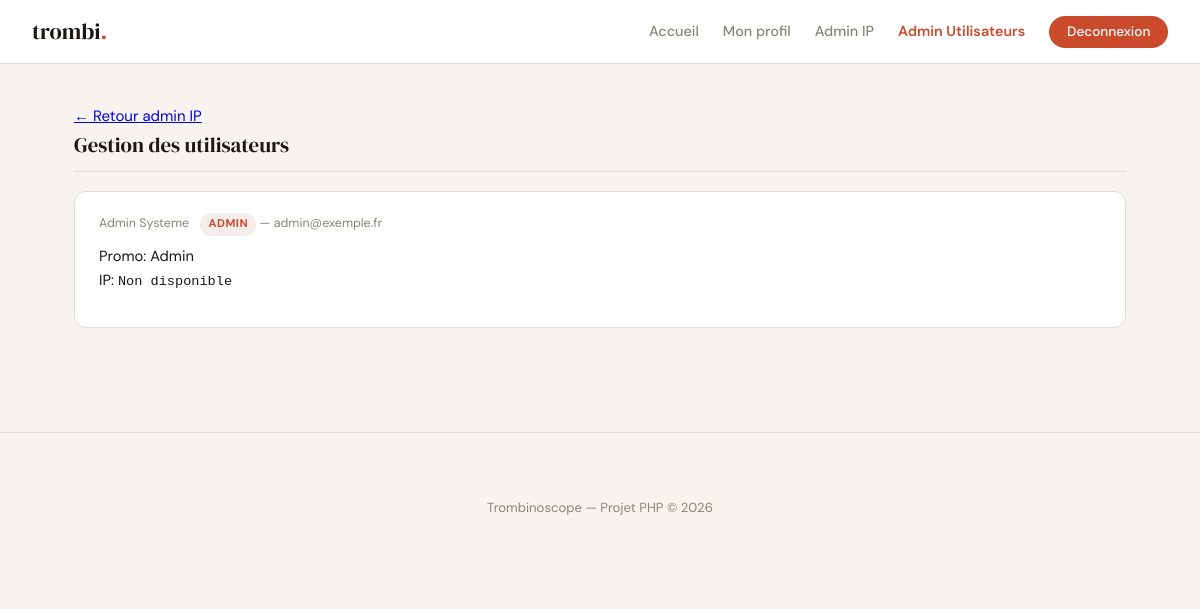
The app's page /admin-users.php (signed in) with its own data.
### tables this page shows
CREATE TABLE utilisateurs (
    id INT AUTO_INCREMENT PRIMARY KEY,
    prenom VARCHAR(100) NOT NULL,
    nom VARCHAR(100) NOT NULL,
    email VARCHAR(255) NOT NULL UNIQUE,
    password VARCHAR(255) NOT NULL,
    specialite VARCHAR(150),
    promo VARCHAR(50),
    bio TEXT,
    avatar VARCHAR(255) DEFAULT 'default.svg',
    is_admin TINYINT(1) DEFAULT 0,
    banned_at DATETIME NULL,
    ban_reason VARCHAR(255) NULL,
    last_login_ip VARCHAR(45) NULL,
    created_at DATETIME DEFAULT CURRENT_TIMESTAMP,
    INDEX idx_email (email),
    INDEX idx_is_admin (is_admin),
    INDEX idx_banned_at (banned_at),
    INDEX idx_last_login_ip (last_login_ip)
);

### admin-users.php (the view, shortened to what this page needs)
<?php
require_once 'authAdmin.php';
function column_exists(PDO $pdo, string $table, string $column): bool
{
    try {
        $stmt = $pdo->query('SELECT DATABASE()');
        $dbName = $stmt ? $stmt->fetchColumn() : null;
        $stmt = $pdo->prepare(
            'SELECT 1 FROM information_schema.columns WHERE table_schema = ? AND table_name = ? AND column_name = ? LIMIT 1'
        );
        $stmt->execute([$dbName, $table, $column]);
        return (bool) $stmt->fetchColumn();
    } catch (Throwable $e) {
        return false;
    }
}
$hasLastLoginIp = column_exists($pdo, 'utilisateurs', 'last_login_ip');
$selectFields = 'id, prenom, nom, email, promo, is_admin, banned_at, ban_reason';
if ($hasLastLoginIp) {
    $selectFields .= ', last_login_ip';
}
$stmt = $pdo->query('SELECT ' . $selectFields . ' FROM utilisateurs ORDER BY created_at DESC');
$users = $stmt->fetchAll(PDO::FETCH_ASSOC);
?>
<!DOCTYPE html>
<html lang="fr">
<head>
    <link rel="stylesheet" href="./assets/css/style.css">
</head>
<body>
<nav>
    <a href="index.php" class="nav-logo">trombi<span>.</span></a>
    <ul class="nav-links">
        <li><a href="index.php">Accueil</a></li>
        <li><a href="profil.php?id=<?php echo (int) $_SESSION['user_id']; ?>">Mon profil</a></li>
        <li><a href="admin.php">Admin IP</a></li>
        <li><a href="admin-users.php" style="color: var(--accent); font-weight: 600;">Admin Utilisateurs</a></li>
        <li><a href="logout.php" class="btn-nav">Deconnexion</a></li>
    </ul>
</nav>
<div class="container">
    <a href="admin.php" class="back-link">← Retour admin IP</a>
    <div class="section-title">Gestion des utilisateurs</div>
    <div class="post-list">
        <?php if (empty($users)): ?>
            <div class="flash">Aucun utilisateur.</div>
        <?php else: ?>
            <?php foreach ($users as $user): ?>
                <?php
                $fullName = trim(($user['prenom'] ?? '') . ' ' . ($user['nom'] ?? ''));
                $isAdmin = !empty($user['is_admin']);
                $lastLoginIp = $user['last_login_ip'] ?? '';
                $displayIp = $lastLoginIp !== '' ? format_ip_for_display($lastLoginIp) : '';
                ?>
                <div class="post-card">
                    <div class="post-meta">
                        <?php echo htmlspecialchars($fullName, ENT_QUOTES, 'UTF-8'); ?>
                        <?php if ($isAdmin): ?>
                            <span class="badge-owner">Admin</span>
                        <?php endif; ?>
                        — <?php echo htmlspecialchars($user['email'] ?? '', ENT_QUOTES, 'UTF-8'); ?>
                    </div>
                    <div class="post-content">
                        Promo: <?php echo htmlspecialchars($user['promo'] ?? '', ENT_QUOTES, 'UTF-8'); ?>
                        <?php if (!empty($displayIp)): ?>
                            <br>IP: <span class="mono"><?php echo htmlspecialchars($displayIp, ENT_QUOTES, 'UTF-8'); ?></span>
                            <button type="button" class="btn btn-secondary btn-sm copy-ip" data-ip="<?php echo htmlspecialchars($displayIp, ENT_QUOTES, 'UTF-8'); ?>">Copier</button>
                        <?php else: ?>
                            <br>IP: <span class="mono">Non disponible</span>
                        <?php endif; ?>
                    </div>
                </div>
            <?php endforeach; ?>
        <?php endif; ?>
    </div>
</div>
<footer>
    <div class="container">
        <p>Trombinoscope &mdash; Projet PHP &copy; <span class="footer-year"></span></p>
    </div>
</footer>
</body>
</html>

### assets/css/style.css (style rules this page uses)
:root { --bg: #F7F4EF; --surface: #FFFFFF; --border: #E2DDD6; --text: #1A1714; --muted: #8C8379; --accent: #C94B2C; --accent-light: #F5EDE9; --success: #2D6A4F; --success-light: #E8F5EE; --radius: 12px; --shadow: 0 2px 16px rgba(26, 23, 20, 0.08); }
* { box-sizing: border-box; margin: 0; padding: 0; }
body { font-family: 'DM Sans', sans-serif; background: var(--bg); color: var(--text); font-size: 15px; line-height: 1.6; min-height: 100vh; }
nav { background: var(--surface); border-bottom: 1px solid var(--border); padding: 0 2rem; display: flex; align-items: center; justify-content: space-between; height: 64px; position: sticky; top: 0; z-index: 100; }
.nav-logo { font-family: 'DM Serif Display', serif; font-size: 1.4rem; color: var(--text); text-decoration: none; }
.nav-logo span { color: var(--accent); }
.nav-links { display: flex; align-items: center; gap: 1.5rem; list-style: none; }
.nav-links a { text-decoration: none; color: var(--muted); font-weight: 500; font-size: 0.9rem; transition: color 0.2s; }
.nav-links .btn-nav { background: var(--accent); color: white; padding: 0.45rem 1.1rem; border-radius: 50px; font-size: 0.85rem; }
.container { max-width: 1100px; margin: 0 auto; padding: 2.5rem 1.5rem; }
.section-title { font-family: 'DM Serif Display', serif; font-size: 1.3rem; margin-bottom: 1.2rem; padding-bottom: 0.6rem; border-bottom: 1px solid var(--border); }
.post-list { display: flex; flex-direction: column; gap: 1rem; }
.post-card { background: var(--surface); border: 1px solid var(--border); border-radius: var(--radius); padding: 1.3rem 1.5rem; }
.post-meta { font-size: 0.78rem; color: var(--muted); margin-bottom: 0.5rem; }
.post-content { font-size: 0.92rem; line-height: 1.65; margin-bottom: 0.8rem; }
.mono { font-family: 'Courier New', monospace; font-size: 0.85rem; }
.badge-owner { display: inline-block; background: var(--accent-light); color: var(--accent); font-size: 0.7rem; font-weight: 700; text-transform: uppercase; letter-spacing: 0.05em; padding: 0.15rem 0.5rem; border-radius: 50px; margin-left: 0.5rem; }
footer { margin-top: 4rem; border-top: 1px solid var(--border); padding: 1.5rem 2rem; text-align: center; font-size: 0.82rem; color: var(--muted); }

### records on screen
utilisateurs: fullName "Admin Systeme", is_admin "ADMIN", email "admin@exemple.fr", promo "Admin"
